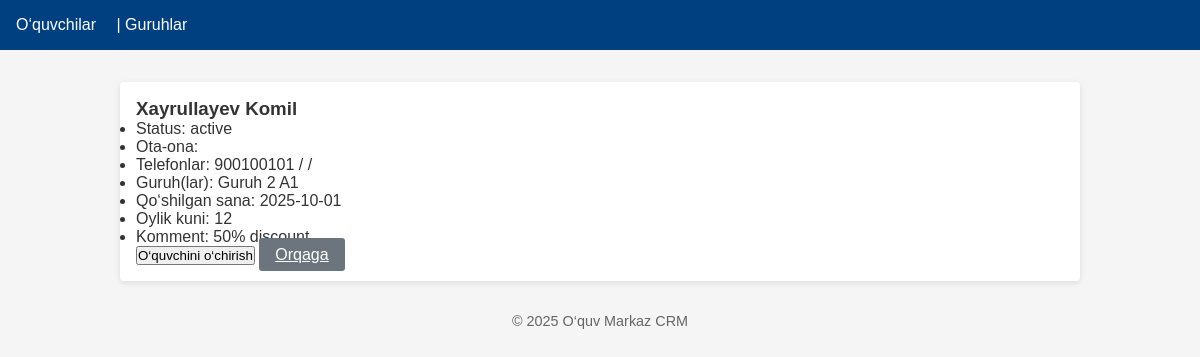
Screenshot of /student/2 with the database file from the repository.
### models.py (models this page shows)
class Student(db.Model):
    __tablename__ = 'student'
    id          = db.Column(db.Integer, primary_key=True)
    fullname    = db.Column(db.String(100), nullable=False)
    parent_name = db.Column(db.String(100))
    phone1      = db.Column(db.String(20))
    phone2      = db.Column(db.String(20))
    phone3      = db.Column(db.String(20))
    status      = db.Column(db.String(20), default='active')
    join_date   = db.Column(db.Date)
    payment_day = db.Column(db.Integer)
    comments    = db.Column(db.Text)
    groups = db.relationship(
        'Group',
        secondary=student_group,
        backref=db.backref('students', lazy='select'),   # ← change here!
        passive_deletes=True
    )
    attendances = db.relationship(
        'Attendance',
        backref='student',
        lazy='dynamic',
        cascade='all, delete-orphan',
        passive_deletes=True
    )
    homeworks = db.relationship(
        'Homework',
        backref='student',
        lazy='dynamic',
        cascade='all, delete-orphan',
        passive_deletes=True
    )

class Group(db.Model):
    __tablename__ = 'group'
    id       = db.Column(db.Integer, primary_key=True)
    name     = db.Column(db.String(50), nullable=False)
    schedule = db.Column(db.String(100))
    attendances = db.relationship(
        'Attendance',
        backref='group',
        lazy='dynamic',
        cascade='all, delete-orphan',
        passive_deletes=True
    )
    homeworks = db.relationship(
        'Homework',
        backref='group',
        lazy='dynamic',
        cascade='all, delete-orphan',
        passive_deletes=True
    )

### app.py (the view)
@app.route('/student/<int:id>')
def student_detail(id):
    student = Student.query.get_or_404(id)
    return render_template('student_detail.html', student=student)

### app.py (called while the page is built)
@app.context_processor
def inject_current_year():
    return {'current_year': date.today().year}

### templates/student_detail.html
{% extends "base.html" %}
{% block content %}
<h3>{{ student.fullname }}</h3>
<ul class="list-group mb-3">
  <li class="list-group-item">Status: {{ student.status }}</li>
  <li class="list-group-item">Ota-ona: {{ student.parent_name }}</li>
  <li class="list-group-item">
    Telefonlar: {{ student.phone1 }} / {{ student.phone2 }} / {{ student.phone3 }}
  </li>
  <li class="list-group-item">
    Guruh(lar): {% for g in student.groups %}{{ g.name }} {% endfor %}
  </li>
  <li class="list-group-item">Qo‘shilgan sana: {{ student.join_date }}</li>
  <li class="list-group-item">Oylik kuni: {{ student.payment_day }}</li>
  <li class="list-group-item">Komment: {{ student.comments }}</li>
</ul>
<form method="POST"
      action="{{ url_for('delete_student', id=student.id) }}"
      onsubmit="return confirm('O‘quvchini o‘chirishni tasdiqlaysizmi?');">
  <button type="submit" class="btn btn-danger">
    O‘quvchini o‘chirish
  </button>
  <a href="{{ url_for('students') }}" class="btn btn-secondary ms-2">
    Orqaga
  </a>
</form>
{% endblock %}

### static/css/base.css (style rules this page uses)
* { margin:0;padding:0;box-sizing:border-box }
body { font-family:Arial,sans-serif;background:#f5f5f5;color:#333 }
.btn-secondary { background:#6c757d;color:#fff;border:none;padding:.5rem 1rem;border-radius:3px;cursor:pointer }

### rows the page displays
Student: fullname "Xayrullayev Komil", status "active", phone1 "900100101", join_date "2025-10-01", payment_day "12", comments "50% discount"
Group: name "Guruh 2"
Group: name "A1"
